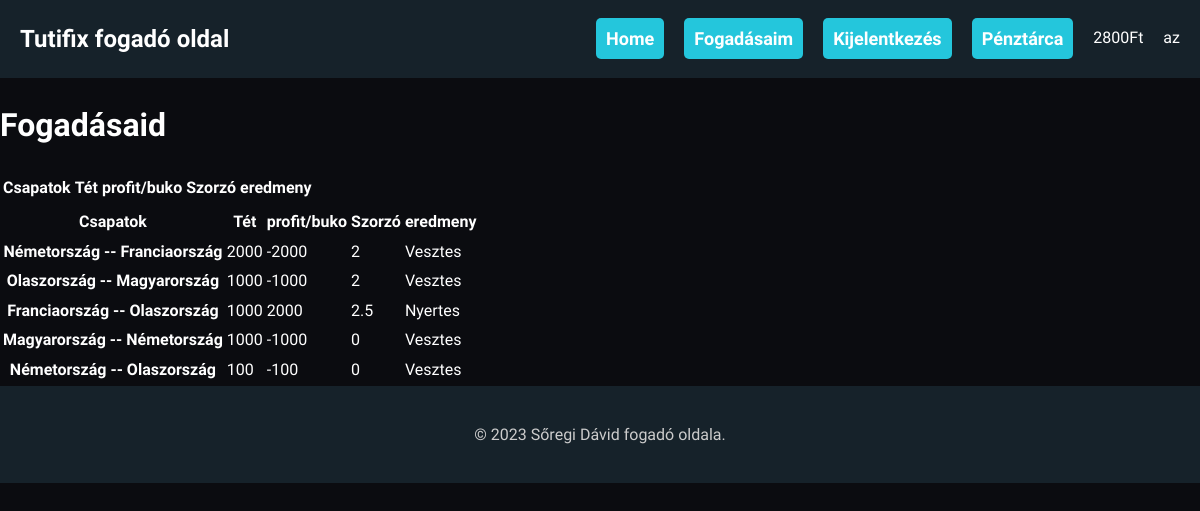
Screenshot of /fogadas_zarouj/fogadasok.php (signed in) with the database file from the repository.
### tables this page shows
CREATE TABLE `penztarca` (
  `felhasz_id` int(11) NOT NULL,
  `penztarca_id` int(11) NOT NULL,
  `egyenleg` double NOT NULL
);

CREATE TABLE `nemzetek` (
  `nemzet_id` int(11) NOT NULL,
  `nemzet_nev` varchar(255) NOT NULL
);

### fogadas_zarouj/database.php (called while the page is built, shortened)
<?php
$db = new Database();
class Database {
    private $database = 'fogadas_zaro';
    private $host = 'localhost';
    private $user = 'root';
    private $password = '';
    protected $dbc = null;
    public function security($data){
        return htmlspecialchars(trim($data));
    }
    public function __construct() {
        try {
            $this->dbc = new mysqli($this->host, $this->user, $this->password, $this->database);
            $this->dbc->set_charset('utf8');
        } catch (mysqli_sql_exception $exc) {
            echo "Kapcsolódási hiba:" . $exc->getMessage();
        }
    }
    public function RunSQL($sql) {
        try {
            $utasitas = $this->dbc->prepare($sql);
            $utasitas->execute();
        } catch (mysqli_sql_exception $exc) {
            echo "Lekérdezési hiba: " . $exc->getMessage();
        }
        $result = $utasitas->get_result();
        if ($result) {
            return $result;
        } else {
            return $utasitas->affected_rows;
        }
    }
}?>

### fogadas_zarouj/fogadasok.php (the view, shortened to what this page needs)
<?php include('header.php');
$sql = "SELECT DISTINCT `fogadasi_osszeg`,`profit_buko`, fogadas.meccs_id , fogadas.fogadasi_szam,fogadas.eredmeny, fogadas_neve, odds, hazai_id, vendeg_id FROM fogadas INNER JOIN fogadasi_lehetoseg ON fogadasi_lehetoseg.fogadasi_szam = fogadas.fogadasi_szam INNER JOIN meccs_eredmeny ON meccs_eredmeny.meccs_id = fogadas.meccs_id INNER JOIN nemzetek ON nemzetek.nemzet_id = meccs_eredmeny.hazai_id OR nemzetek.nemzet_id = meccs_eredmeny.vendeg_id WHERE felhasz_id = '" . $_SESSION['felhasz_id'] . "' AND lefutott_e = 1 ORDER BY fog_id DESC LIMIT 5;";
$result = $db->RunSQL($sql);
?>
<main>
    <h1>Fogadásaid</h1>
    <table>
        <thead>
            <th>Csapatok</th>
            <th>Tét</th>
            <th>profit/buko</th>
            <th>Szorzó</th>
            <th>eredmeny</th>
        </thead>
    </table>
    <table>
        <thead>
            <th>Csapatok</th>
            <th>Tét</th>
            <th>profit/buko</th>
            <th>Szorzó</th>
            <th>eredmeny</th>
        </thead>
        <tr>
            <?php foreach ($result as $value) {
                $sql3 = "SELECT * FROM nemzetek WHERE nemzet_id = '" . $value['hazai_id'] . "';";
                $result3 = $db->RunSQL($sql3);
                $sql4 = "SELECT * FROM nemzetek WHERE nemzet_id = '" . $value['vendeg_id'] . "';";
                $result4 = $db->RunSQL($sql4);
                $hazai_nev = $result3->fetch_assoc()['nemzet_nev'];
                $vendeg_nev = $result4->fetch_assoc()['nemzet_nev'];
            ?>
                <th><?= $hazai_nev; ?> -- <?= $vendeg_nev; ?></th>
                <td><?= $value['fogadasi_osszeg']; ?></td>
                <td><?= $value['profit_buko']; ?></td>
                <td><?= $value['odds']; ?></td>
                <td><?= $value['eredmeny']; ?></td>
        </tr>
    <?php }
    ?>
    </table>
</main>
<?php include('footer.php') ?>

### fogadas_zarouj/header.php (shortened to what this page needs)
<?php
include('database.php');
if(isset($_SESSION['felhasz_id']) ? $_SESSION['felhasz_id'] = $db->security($_SESSION['felhasz_id']) : $_SESSION['felhasz_id'] = ""){
$sql2 = "SELECT egyenleg FROM penztarca WHERE felhasz_id = " .$_SESSION['felhasz_id'].";";
$result2 = $db->RunSQL($sql2);
}
?>
<!DOCTYPE html>
<html lang="hu">
<head>
  <link href="kinezet.css?<?php echo time(); ?>" rel="stylesheet">
</head>
<body>
  <div class="container">
    <div class="row">
      <header>
        <h1>Tutifix fogadó oldal</h1>
        <nav>
          <ul>
            <li><a href="Foldal.php" class="navbutton">Home</a></li>
            <?php
            if(isset($_SESSION['felhasz_id']) ? $_SESSION['felhasz_id'] = $db->security($_SESSION['felhasz_id']) : $_SESSION['felhasz_id'] = ""){?>
            <li><a href="fogadasok.php" class="navbutton">Fogadásaim</a></li>
           <?php   } ?>
            <?php if(isset($_SESSION['felhasz_nev'])) : ?>
            <li ><a href="logout.php" role="button" class="navbutton">Kijelentkezés</a></li>
            <li ><a href="penztarca.php" class="navbutton">Pénztárca</a></li>
            <?php while ($row = $result2->fetch_assoc()) : ?>
            <li ><?= $row['egyenleg']; ?>Ft</li>
            <?php endwhile; ?>
            <li ><?=$_SESSION['felhasz_nev']; ?></li>
            <?php else : ?>
            <li ><a href="register.php" class="navbutton">Regisztráció</a></li>
            <li ><a href="login.php" class="navbutton">Bejelentkezés</a></li>
            <?php endif; ?>
          </ul>
        </nav>
      </header>
    </div>

### fogadas_zarouj/kinezet.css (style rules this page uses)
body { background-color: #0b0c10; color: #fff; font-family: 'Kanit', sans-serif; font-size: 16px; line-height: 1.6; margin: 0; }
.navbutton { text-decoration: none; font-weight: bold; padding: 10px; color: white; background-color: #24c6dc; border-radius: 5px; }
header { align-items: center; display: flex; justify-content: space-between; padding: 20px; background-color: #16222a; font-family: 'Kanit', sans-serif; }
header h1 { font-size: 24px; margin: 0; }
header nav ul { display: flex; list-style: none; margin: 0; padding: 0; }
header nav li { margin-right: 20px; }
header nav li:last-child { margin-right: 0; }
header nav a { font-size: 18px; }

### rows the page displays
penztarca: egyenleg "2800"
nemzetek: nemzet_nev "Németország"
nemzetek: nemzet_nev "Franciaország"
nemzetek: nemzet_nev "Olaszország"
nemzetek: nemzet_nev "Magyarország"

### other values shown
$_SESSION['felhasz_nev'] "az"
$value['fogadasi_osszeg'] "2000"
$value['profit_buko'] "-2000"
$value['odds'] "2"
$value['eredmeny'] "Vesztes"
$value['fogadasi_osszeg'] "1000"
$value['profit_buko'] "-1000"
$value['profit_buko'] "2000"
$value['odds'] "2.5"
$value['eredmeny'] "Nyertes"
$value['odds'] "0"
$value['fogadasi_osszeg'] "100"
$value['profit_buko'] "-100"
